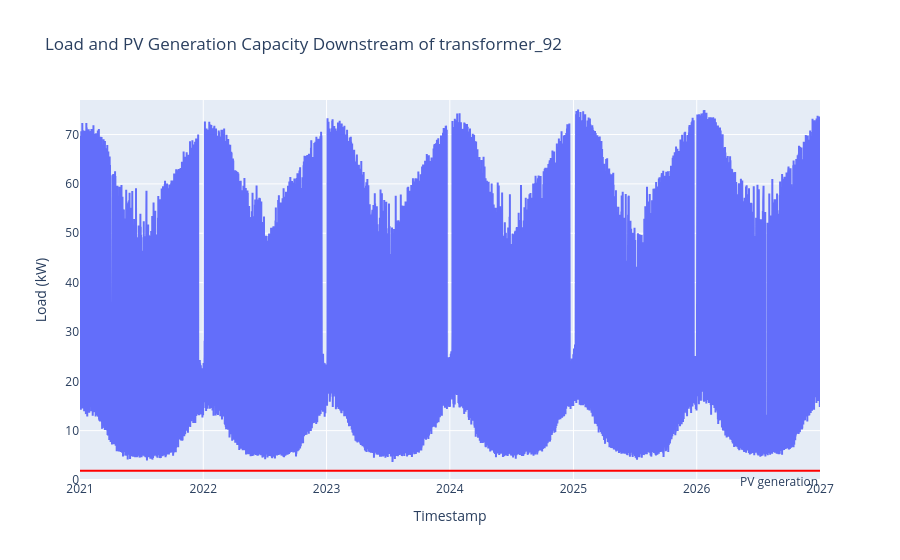

Here is the notebook cell this chart was saved with:
### Markdown cell above
#### Load and PV Generation Capacity

Let's assume we want to install a PV system with a generation capacity of 1.9 kW (DC) in this grid section with a maximum generation capacity of 1.87 kW (AC). How many similar systems can we install in this section of the grid?

Initially, let's compare the load with the generation capacity of one PV system.

### Code cell
# Add PV maximum generation capacity and display.
pv_value = 1.87
load_plot(df_transformer_load, pv_value, pv_generation_plot=True)

### Figure 1 — Plotly figure (JSON) as saved in the notebook; plotly's stock layout.template omitted (floating-point values rounded to 4 significant figures; data arrays with more than 128 entries replaced by an {"elided": "..."} marker saying what was removed)
{"data": [{"name": "", "type": "scatter", "x": {"elided": "52584 str values"}, "y": {"elided": "52584 float values"}}], "layout": {"annotations": [{"showarrow": false, "text": "PV generation", "x": 1, "xanchor": "right", "xref": "x domain", "y": 1.87, "yanchor": "top", "yref": "y"}], "legend": {"x": 0.05, "xanchor": "left", "y": 1.0, "yanchor": "top"}, "shapes": [{"line": {"color": "red"}, "type": "line", "x0": 0, "x1": 1, "xref": "x domain", "y0": 1.87, "y1": 1.87, "yref": "y"}], "title": {"text": " Load and PV Generation Capacity Downstream of transformer_92"}, "xaxis": {"anchor": "y", "domain": [0.0, 1.0], "title": {"text": "Timestamp"}}, "yaxis": {"anchor": "x", "domain": [0.0, 1.0], "range": [0, 77.0], "title": {"text": "Load (kW)"}}}}
